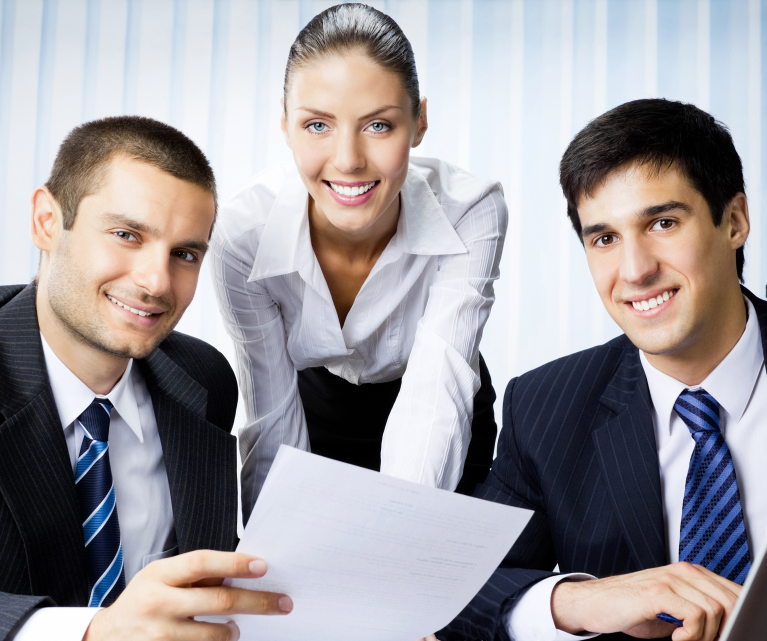
#> input picture Imagenes/gente-oficina.jpg, 2300 x 1923 px, given in place of the camera (shown at 1/3 size)
$ python class.py
#> lines starting #> are read from the running program, lines starting #| are printed output that depends on the picture; after the words box and inside, x2 and y2 are one past the last pixel; in counts of white or black regions, pixels touching at a corner belong together
import cv2
import os
import imutils
import numpy as np

class Reconocimiento:
    dataPath = 'Rostro reconocido'
    imagePaths = None
    face_recognizer = cv2.face.EigenFaceRecognizer_create()
    faceClassif = cv2.CascadeClassifier(cv2.data.haarcascades+'haarcascade_frontalface_default.xml')

    def SetDataPath():
        if not os.path.exists(Reconocimiento.dataPath):
            os.makedirs(Reconocimiento.dataPath)

    def SetData():
        Reconocimiento.SetDataPath()
        Reconocimiento.imagePaths = os.listdir(Reconocimiento.dataPath)
        Reconocimiento.face_recognizer = cv2.face.EigenFaceRecognizer_create()
        if os.path.exists('modeloEigenFace.xml'):
            Reconocimiento.face_recognizer.read('modeloEigenFace.xml')
        Reconocimiento.faceClassif = cv2.CascadeClassifier(cv2.data.haarcascades+'haarcascade_frontalface_default.xml')

    # [49 lines left out: functions GuardarRostro, EntrenarRF, not called in this run]

    def Reconocer(cap):
        Reconocimiento.SetData()
        while True:
            ret,frame = cap.read()
#> frame is the input picture: shape (1923, 2300, 3); mean B, G, R 159.2, 155.3, 159.5
            if ret == False: break
            frame = imutils.resize(frame,width=900)
#> frame: shape (752, 900, 3)
            frame = cv2.flip(frame,1)
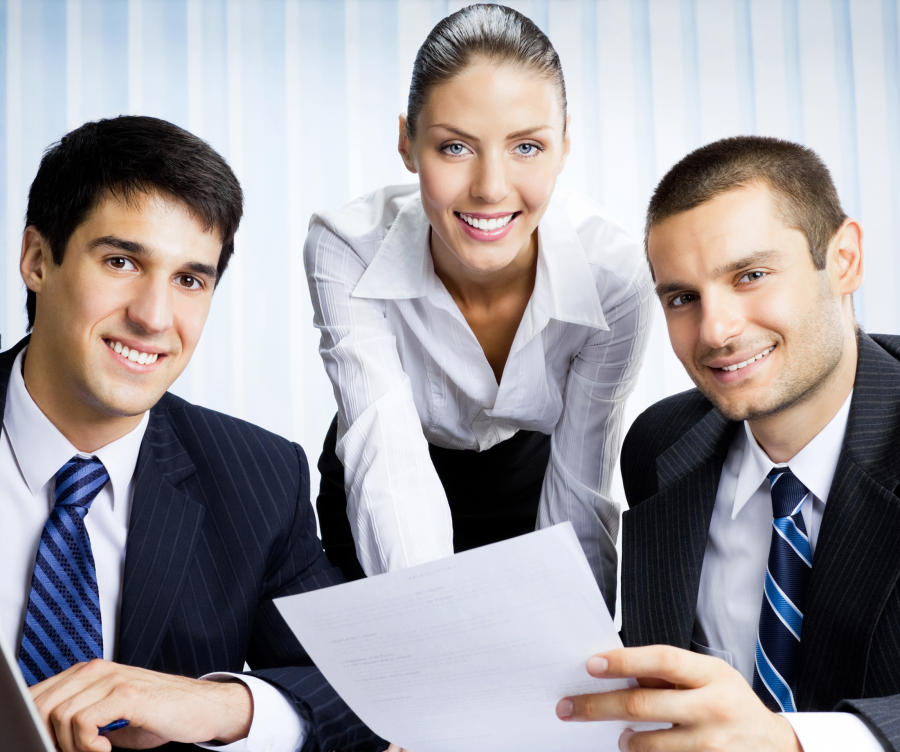
#> frame: shape (752, 900, 3); mean B, G, R 159.2, 155.3, 159.5
            gray = cv2.cvtColor(frame, cv2.COLOR_BGR2GRAY)
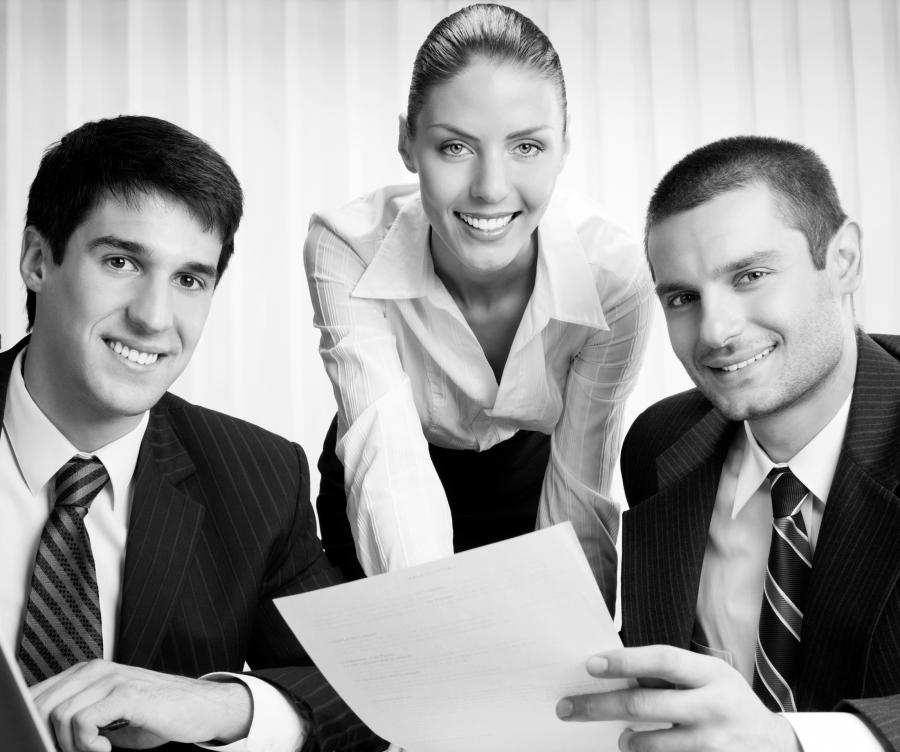
#> gray: shape (752, 900); min 0, max 255, mean 157
            auxFrame = gray.copy()

            faces = Reconocimiento.faceClassif.detectMultiScale(gray,1.3,5)
#> faces = [[392, 71, 193, 193], [49, 187, 215, 215]]
            cv2.putText(frame,'Presione G para reconocer gestos',(0, 610),2,0.8,(0,0,0),1,cv2.LINE_AA)
            cv2.putText(frame,'Presione S para guardar rostro',(0, 640),2,0.8,(0,0,0),1,cv2.LINE_AA)
            cv2.putText(frame,'Presione ESC para salir',(0, 670),2,0.8,(0,0,0),1,cv2.LINE_AA)
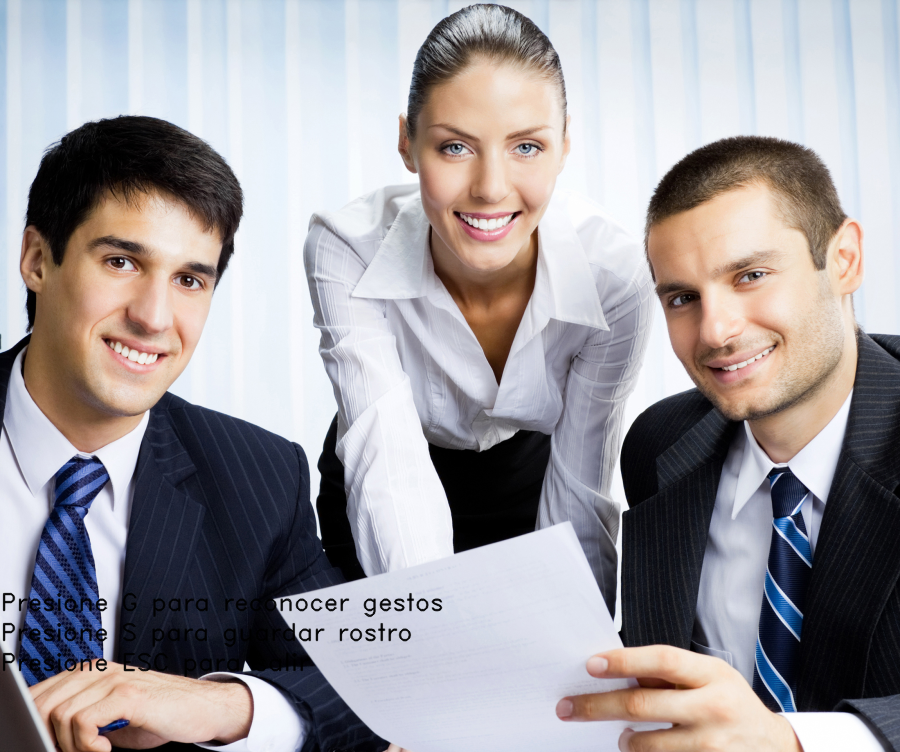
#> frame: shape (752, 900, 3); mean B, G, R 158.4, 154.7, 158.9

            for (x,y,w,h) in faces:
                rostro = auxFrame[y:y+h,x:x+w]
                rostro = cv2.resize(rostro,(150,150),interpolation= cv2.INTER_CUBIC)
                result = (0,5700)
                if os.path.exists('modeloEigenFace.xml'):
                    result = Reconocimiento.face_recognizer.predict(rostro)
                cv2.putText(frame,'{}'.format(result),(x,y-5),1,1.3,(255,255,0),1,cv2.LINE_AA)
                # EigenFaces
                if result[1] < 5700:
                    cv2.putText(frame,'Rostro conocido',(x,y-25),2,1.1,(0,255,0),1,cv2.LINE_AA)
                    cv2.rectangle(frame, (x,y),(x+w,y+h),(0,255,0),2)
                else:
                    cv2.putText(frame,'Desconocido',(x,y-20),2,0.8,(0,0,255),1,cv2.LINE_AA)
                    cv2.rectangle(frame, (x,y),(x+w,y+h),(0,0,255),2)
#> this loop made 2 passes
#> (x, y, w, h, result) on passes 1 to 2: (392, 71, 193, 193, (0, 5700)), (49, 187, 215, 215, (0, 5700))
#> pass 1, in Reconocer, `rostro = auxFrame[y:y+h,x:x+w]`:
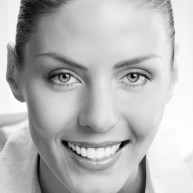
#> rostro: shape (193, 193); min 4, max 254, mean 184
#> pass 1, in Reconocer, `rostro = cv2.resize(rostro,(150,150),interpolation= cv2.INTER_CUBIC)`:
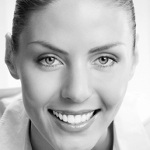
#> rostro: shape (150, 150); min 0, max 255, mean 184
#> pass 2, in Reconocer, `rostro = auxFrame[y:y+h,x:x+w]`:
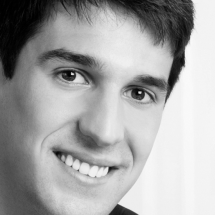
#> rostro: shape (215, 215); min 0, max 250, mean 165.7
#> after the loop:
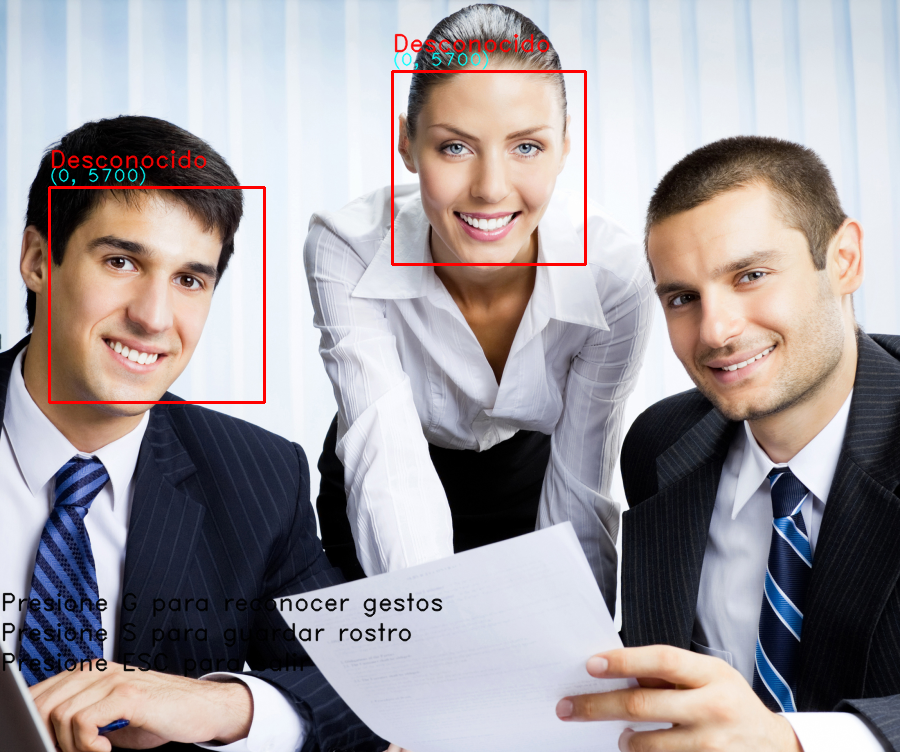
#> frame: shape (752, 900, 3); 1.28% of pixels changed, all inside (x1, y1, x2, y2) = (48, 33, 587, 404)

            cv2.imshow('Reconomiento facial',frame)
            k = cv2.waitKey(1)
#> (key q is pressed here)
            if k == 27:
                break
            elif k == ord('s'):
                Reconocimiento.GuardarRostro(cap)
                Reconocimiento.EntrenarRF()
                Reconocimiento.SetData()
            elif k == ord('g'):
                Reconocimiento.Gestos(cap)

    # [156 lines left out: function Gestos, not called in this run]


cap = cv2.VideoCapture(0,cv2.CAP_DSHOW)
Reconocimiento.Reconocer(cap)

cap.release()
cv2.destroyAllWindows()

$ run again, on Imagenes/grupo-personas-trabajando-plan-negocios-oficina_1303-15818.jpg
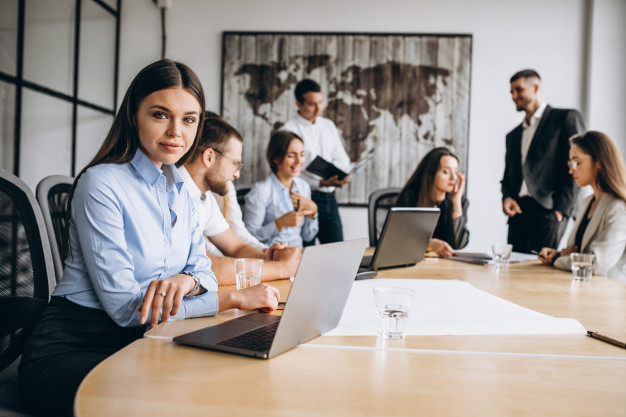
#> input picture Imagenes/grupo-personas-trabajando-plan-negocios-oficina_1303-15818.jpg, 626 x 417 px, given in place of the camera
#> in Reconocer, frame is the input picture: shape (417, 626, 3); mean B, G, R 139.3, 144.1, 151.2
#> faces = [[599, 130, 97, 97]]
#> the loop in Reconocer, `for (x,y,w,h) in faces:` made 1 pass
#> (x, y, w, h, result) on pass 1: (599, 130, 97, 97, (0, 5700))
#> pass 1, in Reconocer, `rostro = auxFrame[y:y+h,x:x+w]`:
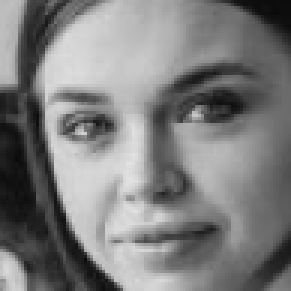
#> rostro: shape (97, 97) (shown 3 times larger); min 10, max 227, mean 125.6
#> after the loop in Reconocer, `for (x,y,w,h) in faces:`:
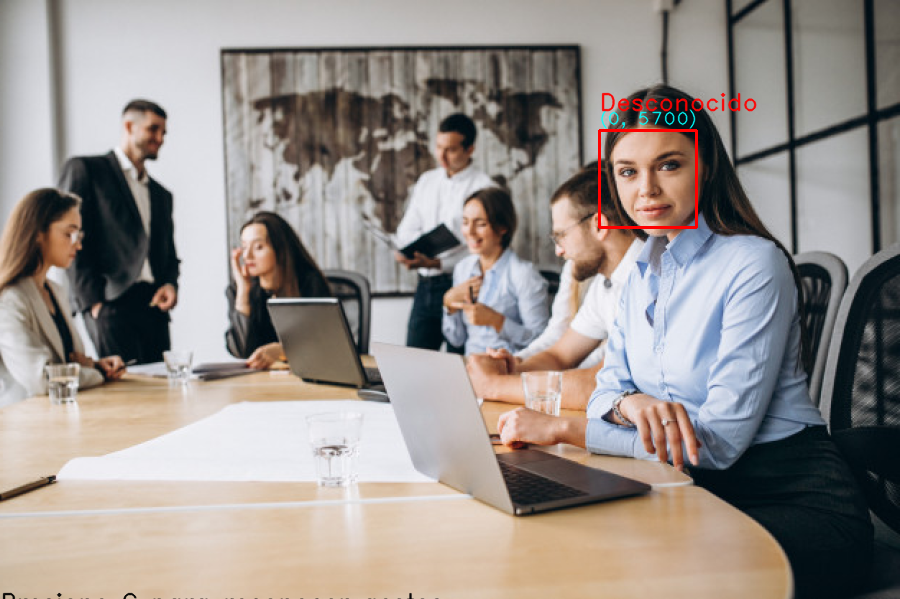
#> frame: shape (599, 900, 3); mean B, G, R 138.9, 143.8, 151.5

$ run again, on Imagenes/ofc.jpg
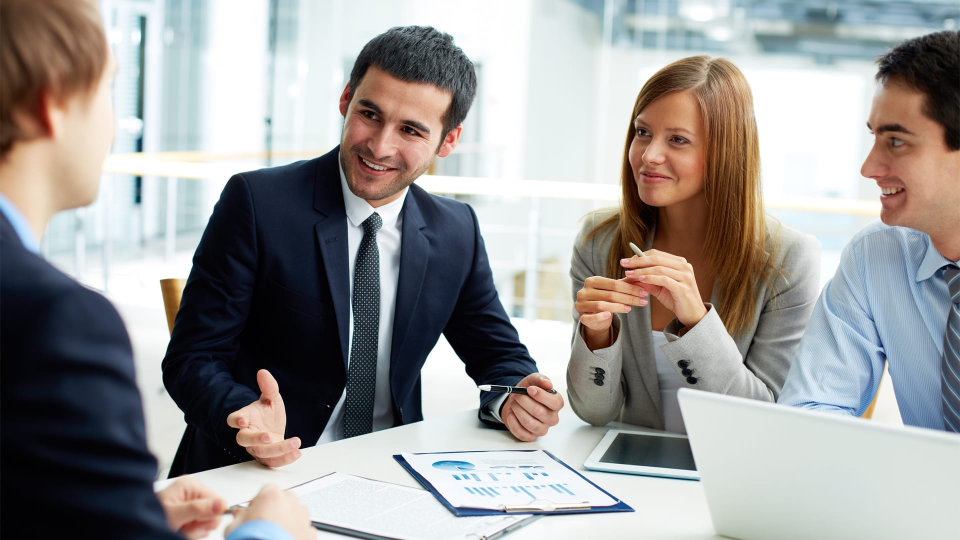
#> input picture Imagenes/ofc.jpg, 1920 x 1080 px, given in place of the camera (shown at 1/2 size)
#> in Reconocer, frame is the input picture: shape (1080, 1920, 3); mean B, G, R 151.1, 152.3, 153.8
#> faces = [[231, 94, 94, 94]]
#> the loop in Reconocer, `for (x,y,w,h) in faces:` made 1 pass
#> (x, y, w, h, result) on pass 1: (231, 94, 94, 94, (0, 5700))
#> after the loop in Reconocer, `for (x,y,w,h) in faces:`:
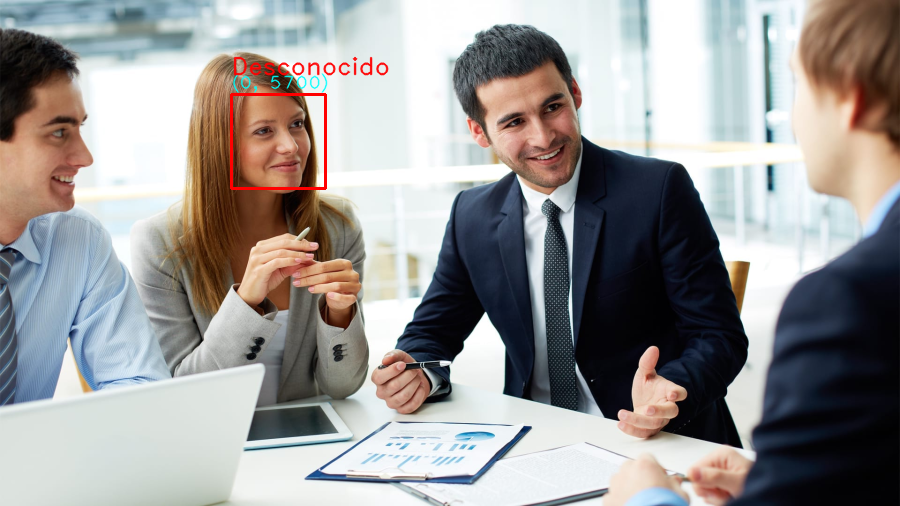
#> frame: shape (506, 900, 3); mean B, G, R 150.6, 151.8, 154
